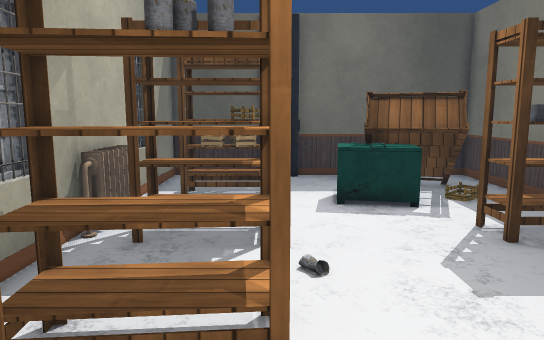
[1] (above)

12 first-person views from a walk through a Unity game level. The camera is 1.4 m above the floor, tilts 8° down and sees 70° across. Doors are open. The floor is counted in squares, 0.5 m on a side. Each view is taken from the middle of a square. On the plan, view 1 faces up. The plan holds only what a view shows up to about 20 squares ahead; the rest is blank. Some surface patterns are stand-ins.

[2]
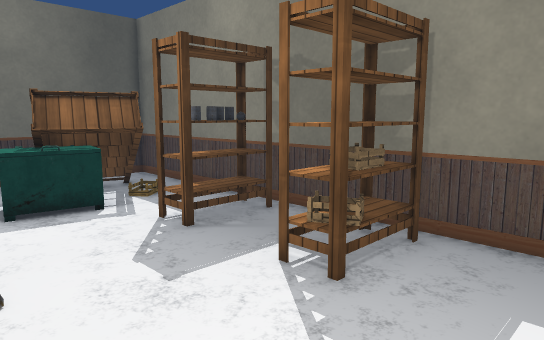

[3]
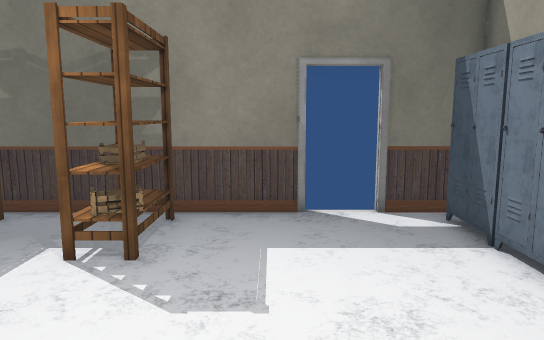

[4]
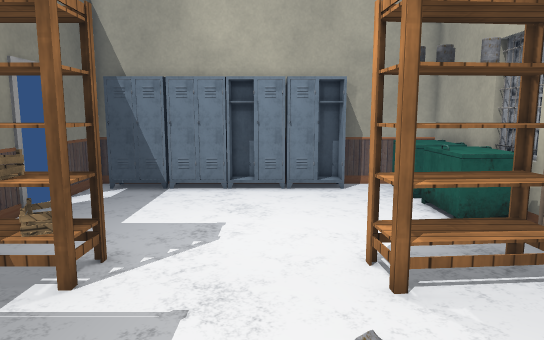

[5]
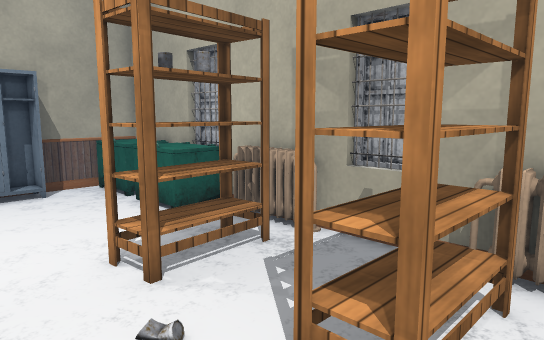

[6]
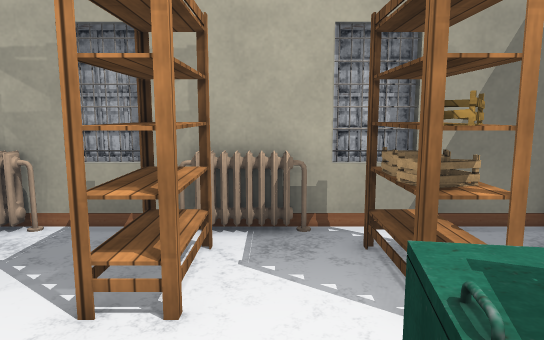

[7]
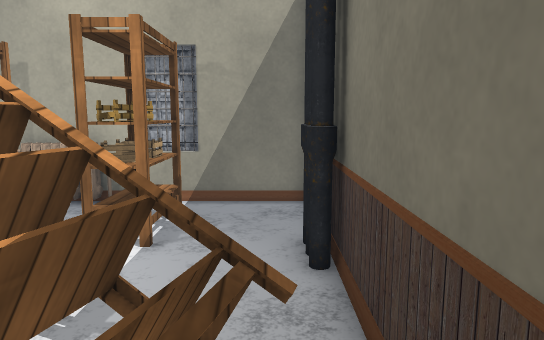

[8]
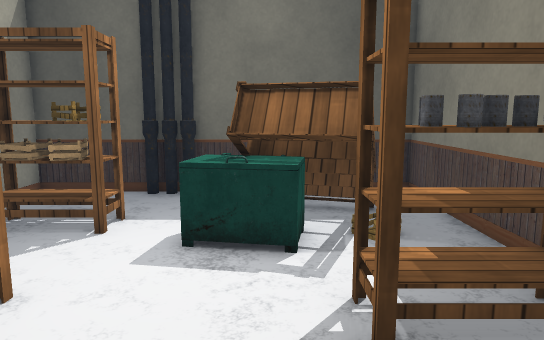

[9]
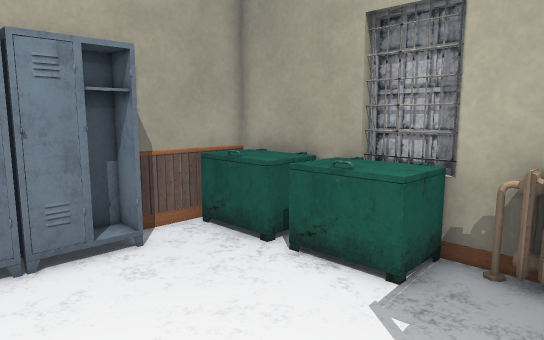

[10]
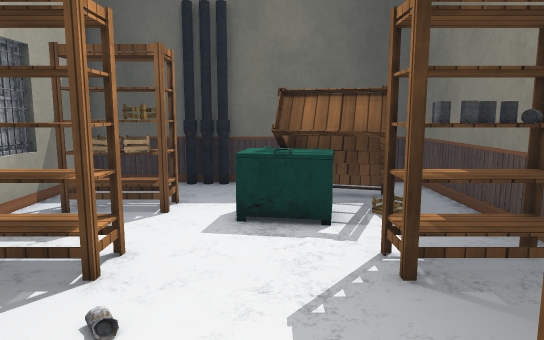

[11]
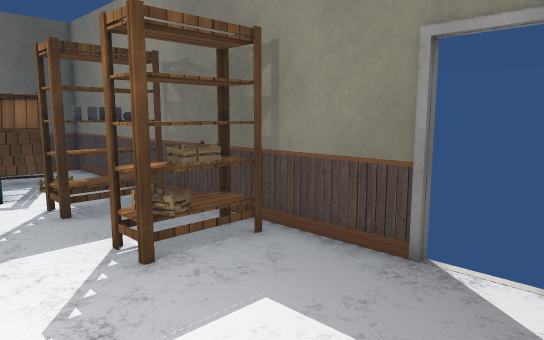

[12]
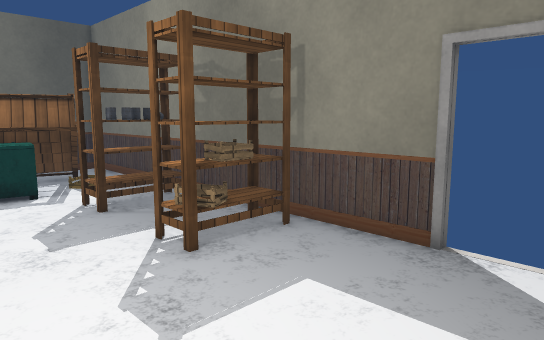

### Floor plan
Key: @ floor where view 1 was taken; # wall or solid block; . floor; D open door; = window, fence, low wall or low ledge; ^ raised ledge; P pipe; S shelf; B box; H heater.
Columns run from 5 left of view 1 to 9 right of it. Each row starts with its distance up from view 1.
 18 #####PP########
 17 #........SS...#
 16 #........SSSS.#
 15 #........SSSS.#
 14 #.SSBB.=SSSSS.#
 13 #.SSBS.^SSSS..#
 12 #H.....^^#SS..#
 11 #H............#
 10 HHSSSS....SSSS#
  9 #HSSSS....SSSS#
  8 #.SSSS....SSSS#
  7 #.............#
  6 #.............#
  5 #HSSSS....SSSS#
  4 #HSSSS....SBSS#
  3 #H............#
  2 #H............#
  1 #^^...........#
  0 #^^..@........D
 -1 #^^...........D
 -2 #^^..D........D
 -3 #^^..D..D.....#
 -4 #^^.#D##D######
 -5 ######

Positions as (right, up) in squares from view 1, and headings:
1: (0, 0), facing up
2: (0, 0), facing up-right
3: (-2, 1), facing right
4: (2, 11), facing down
5: (3, 11), facing down-left
6: (5, 11), facing left
7: (8, 17), facing left
8: (4, 4), facing up
9: (3, 4), facing down-left
10: (3, 2), facing up
11: (2, -3), facing up-right
12: (1, -3), facing up-right
